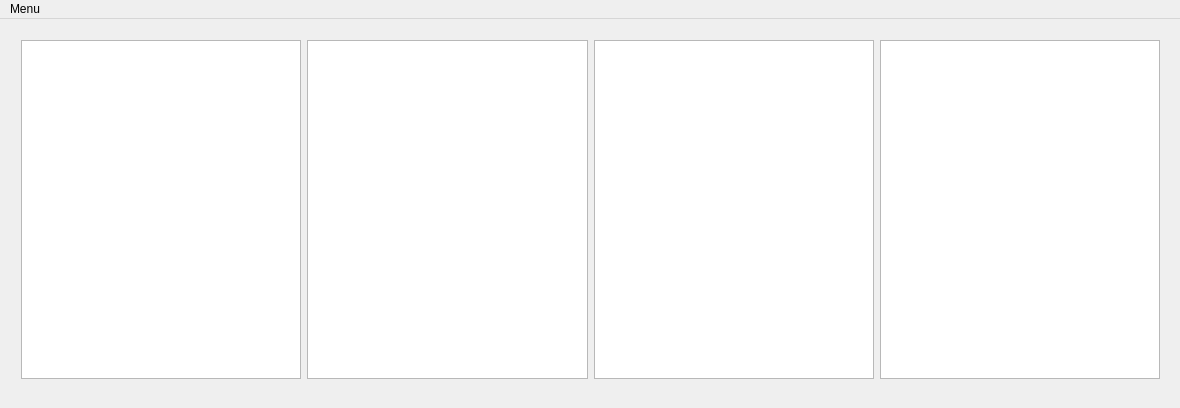
<?xml version="1.0" encoding="UTF-8"?>
<ui version="4.0">
 <class>MainWindow</class>
 <widget class="QMainWindow" name="MainWindow">
  <property name="geometry">
   <rect>
    <x>0</x>
    <y>0</y>
    <width>1180</width>
    <height>408</height>
   </rect>
  </property>
  <property name="windowTitle">
   <string>MainWindow</string>
  </property>
  <widget class="QWidget" name="centralWidget">
   <widget class="QWidget" name="horizontalLayoutWidget">
    <property name="geometry">
     <rect>
      <x>10</x>
      <y>10</y>
      <width>1161</width>
      <height>361</height>
     </rect>
    </property>
    <layout class="QHBoxLayout" name="horizontalLayout">
     <item>
      <widget class="QTextEdit" name="worker1"/>
     </item>
     <item>
      <widget class="QTextEdit" name="worker2"/>
     </item>
     <item>
      <widget class="QTextEdit" name="worker3"/>
     </item>
     <item>
      <widget class="QTextEdit" name="worker4"/>
     </item>
    </layout>
   </widget>
  </widget>
  <widget class="QMenuBar" name="menuBar">
   <property name="geometry">
    <rect>
     <x>0</x>
     <y>0</y>
     <width>1180</width>
     <height>27</height>
    </rect>
   </property>
   <widget class="QMenu" name="menuMenu">
    <property name="title">
     <string>Menu</string>
    </property>
   </widget>
   <addaction name="menuMenu"/>
  </widget>
 </widget>
 <layoutdefault spacing="6" margin="11"/>
 <resources/>
 <connections/>
</ui>
